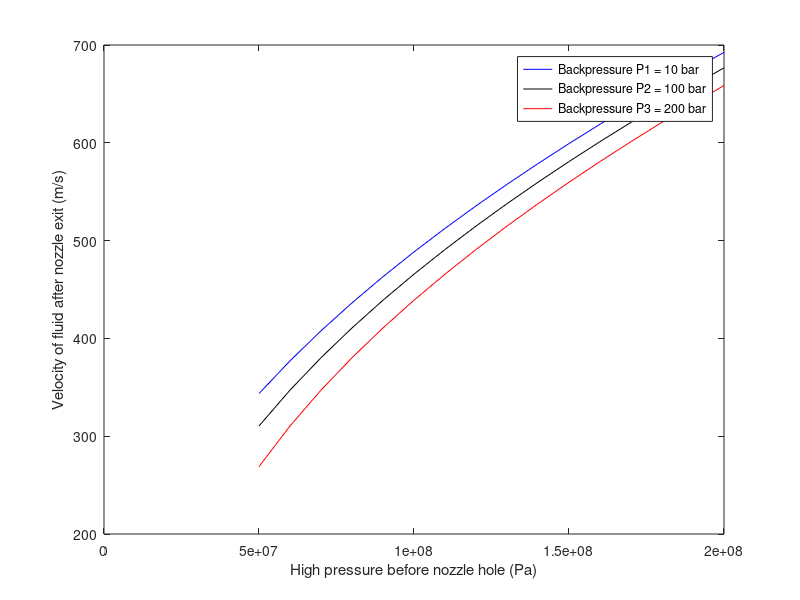

Here is the MATLAB script that generated this plot:
clc; 

% The high pressure between 500 bar (500 x 10^6Pa) and 2000 (2000 x 10^6 Pa) bar
P1 = 500*10^5:100*10^5:2000*10^5;
disp(P1);
% Bernoulli equation
% P1 + 1/2*rho*V1^2 + rho*g*z1 = P2 + 1/2*rho*V2^2 + rho*g*z2
% V1 is very small, so V1 = 0
% I assume that z1 = z2, because the exercise doesnt clearly state about
% this, so the final Bernoulli equation is
% P1 = P2 + 1/2*rho*V2^2
% Diesel density I choose 830kg/m3 at room temperature
% First case: P1 = 10 bar = 10 * 10^5 Pa
V2 = sqrt(2*(P1 - 10*10^5)/830); 
plot(P1, V2, 'b', 'DisplayName', 'Backpressure P1')
hold on; 
% Second case: P2 = 100 bar = 100 * 10^5 Pa
V2 = sqrt(2*(P1 - 100*10^5)/830); 
plot(P1, V2, 'k', 'DisplayName',"Backpressure P2" )
% Third case: P3 = 200 bar = 200 * 10^5 Pa
V2 = sqrt(2*(P1 - 200*10^5)/830); 
plot(P1, V2, 'r','DisplayName',"Backpressure P3")
% adding axes labels and legend
xlabel("High pressure before nozzle hole (Pa)");
ylabel("Velocity of fluid after nozzle exit (m/s)");
legend("Backpressure P1 = 10 bar", "Backpressure P2 = 100 bar", "Backpressure P3 = 200 bar")
